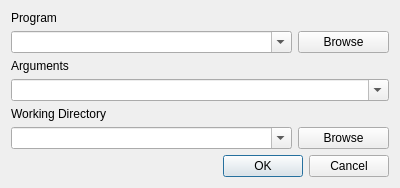
<?xml version="1.0" encoding="UTF-8"?>
<ui version="4.0">
 <class>RunProcessDialog</class>
 <widget class="QDialog" name="RunProcessDialog">
  <property name="geometry">
   <rect>
    <x>0</x>
    <y>0</y>
    <width>400</width>
    <height>182</height>
   </rect>
  </property>
  <property name="windowTitle">
   <string>Dialog</string>
  </property>
  <layout class="QGridLayout" name="gridLayout">
   <item row="0" column="0">
    <widget class="QLabel" name="label">
     <property name="text">
      <string>Program</string>
     </property>
    </widget>
   </item>
   <item row="1" column="0">
    <widget class="CBComboBox" name="programComboBox">
     <property name="editable">
      <bool>true</bool>
     </property>
     <property name="insertPolicy">
      <enum>QComboBox::InsertAtTop</enum>
     </property>
    </widget>
   </item>
   <item row="1" column="1">
    <widget class="QPushButton" name="programBrowseButton">
     <property name="maximumSize">
      <size>
       <width>91</width>
       <height>16777215</height>
      </size>
     </property>
     <property name="text">
      <string>Browse</string>
     </property>
    </widget>
   </item>
   <item row="2" column="0">
    <widget class="QLabel" name="label_2">
     <property name="text">
      <string>Arguments</string>
     </property>
    </widget>
   </item>
   <item row="3" column="0" colspan="2">
    <widget class="CBComboBox" name="argumentsComboBox">
     <property name="editable">
      <bool>true</bool>
     </property>
    </widget>
   </item>
   <item row="4" column="0">
    <widget class="QLabel" name="label_3">
     <property name="text">
      <string>Working Directory</string>
     </property>
    </widget>
   </item>
   <item row="5" column="0">
    <widget class="CBComboBox" name="workingDirComboBox">
     <property name="editable">
      <bool>true</bool>
     </property>
    </widget>
   </item>
   <item row="5" column="1">
    <widget class="QPushButton" name="workingDirBrowseButton">
     <property name="maximumSize">
      <size>
       <width>91</width>
       <height>16777215</height>
      </size>
     </property>
     <property name="text">
      <string>Browse</string>
     </property>
    </widget>
   </item>
   <item row="6" column="0" colspan="2">
    <widget class="QDialogButtonBox" name="buttonBox">
     <property name="orientation">
      <enum>Qt::Horizontal</enum>
     </property>
     <property name="standardButtons">
      <set>QDialogButtonBox::Cancel|QDialogButtonBox::Ok</set>
     </property>
    </widget>
   </item>
  </layout>
 </widget>
 <customwidgets>
  <customwidget>
   <class>CBComboBox</class>
   <extends>QComboBox</extends>
   <header>cbcombobox.h</header>
  </customwidget>
 </customwidgets>
 <resources/>
 <connections>
  <connection>
   <sender>buttonBox</sender>
   <signal>accepted()</signal>
   <receiver>RunProcessDialog</receiver>
   <slot>accept()</slot>
   <hints>
    <hint type="sourcelabel">
     <x>248</x>
     <y>254</y>
    </hint>
    <hint type="destinationlabel">
     <x>157</x>
     <y>274</y>
    </hint>
   </hints>
  </connection>
  <connection>
   <sender>buttonBox</sender>
   <signal>rejected()</signal>
   <receiver>RunProcessDialog</receiver>
   <slot>reject()</slot>
   <hints>
    <hint type="sourcelabel">
     <x>316</x>
     <y>260</y>
    </hint>
    <hint type="destinationlabel">
     <x>286</x>
     <y>274</y>
    </hint>
   </hints>
  </connection>
 </connections>
</ui>
